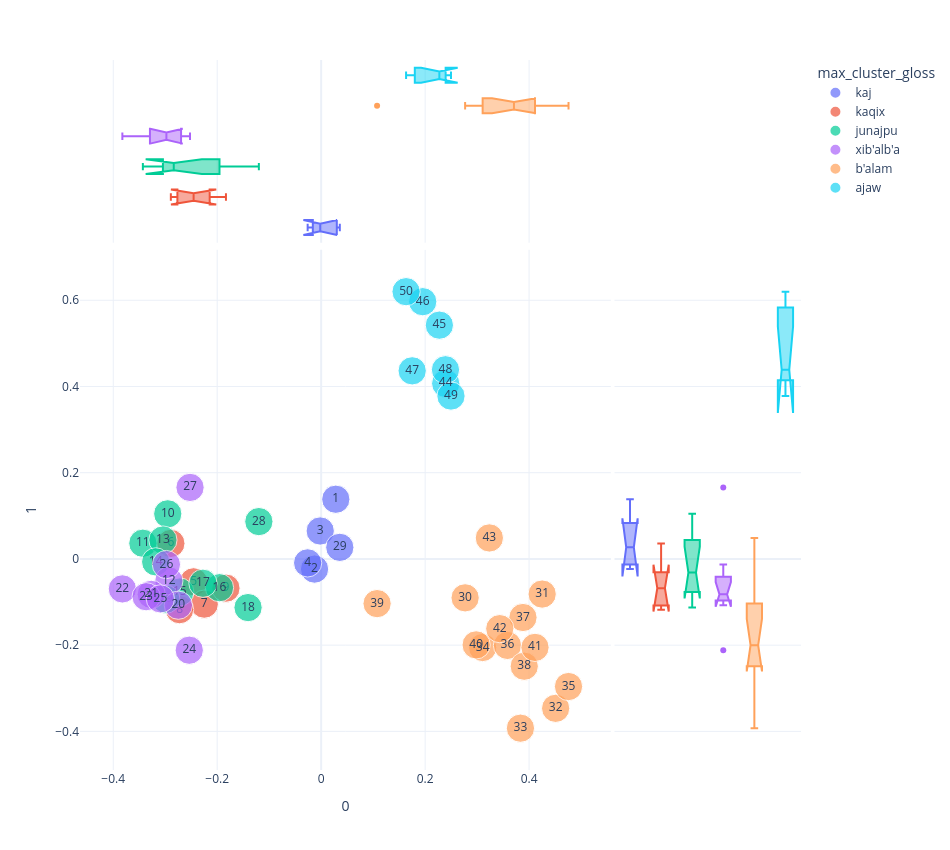
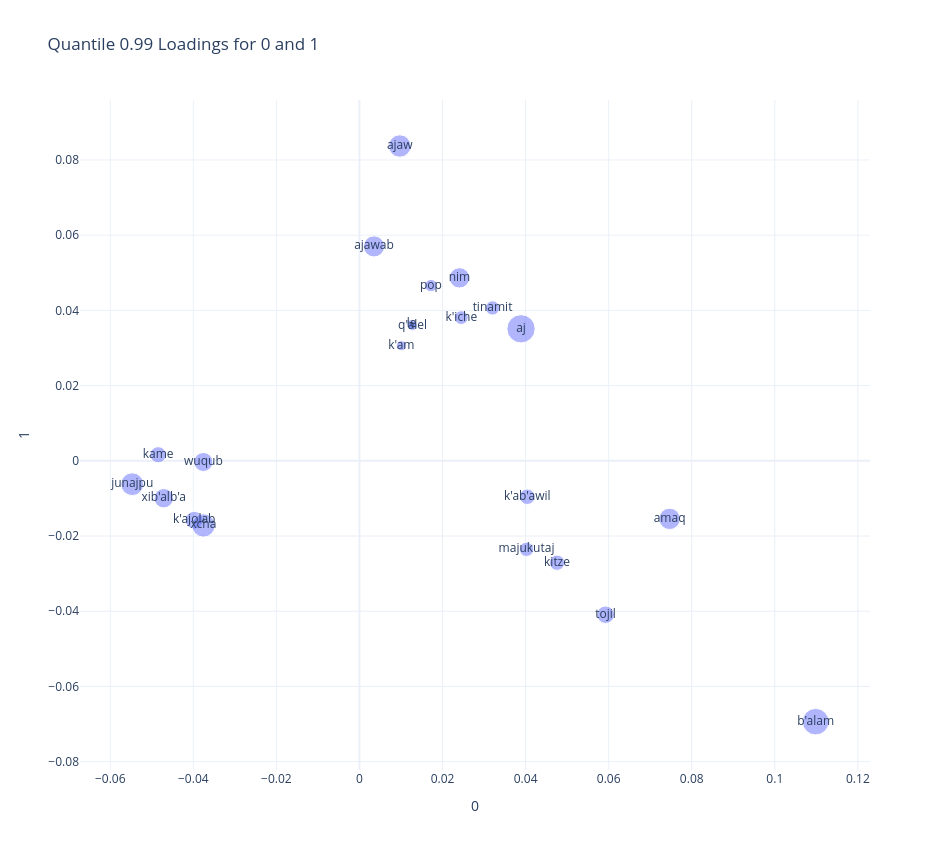

The notebook cell these images were saved under, in order:
### Code cell
plot_pca(0,1)

### Figure 1 — Plotly figure (JSON) as saved in the notebook; plotly's stock layout.template omitted (floating-point values rounded to 4 significant figures)
{"data": [{"hovertemplate": "max_cluster_gloss=kaj<br>0=%{x}<br>1=%{y}<br>size=%{marker.size}<br>chunk_id=%{text}<extra></extra>", "legendgroup": "kaj", "marker": {"color": "#636efa", "size": [1, 1, 1, 1, 1], "sizemode": "area", "sizeref": 0.0025, "symbol": "circle"}, "mode": "markers+text", "name": "kaj", "orientation": "v", "showlegend": true, "text": [1, 2, 3, 4, 29], "type": "scatter", "x": [0.02817, -0.01274, -0.001832, -0.026, 0.03586], "xaxis": "x", "y": [0.1385, -0.02353, 0.06485, -0.009164, 0.02686], "yaxis": "y"}, {"alignmentgroup": "True", "hovertemplate": "max_cluster_gloss=kaj<br>0=%{x}<extra></extra>", "legendgroup": "kaj", "marker": {"color": "#636efa", "symbol": "circle"}, "name": "kaj", "notched": true, "offsetgroup": "kaj", "showlegend": false, "type": "box", "x": [0.02817, -0.01274, -0.001832, -0.026, 0.03586], "xaxis": "x3", "yaxis": "y3"}, {"alignmentgroup": "True", "hovertemplate": "max_cluster_gloss=kaj<br>1=%{y}<extra></extra>", "legendgroup": "kaj", "marker": {"color": "#636efa", "symbol": "circle"}, "name": "kaj", "notched": true, "offsetgroup": "kaj", "showlegend": false, "type": "box", "xaxis": "x2", "y": [0.1385, -0.02353, 0.06485, -0.009164, 0.02686], "yaxis": "y2"}, {"hovertemplate": "max_cluster_gloss=kaqix<br>0=%{x}<br>1=%{y}<br>size=%{marker.size}<br>chunk_id=%{text}<extra></extra>", "legendgroup": "kaqix", "marker": {"color": "#EF553B", "size": [1, 1, 1, 1, 1], "sizemode": "area", "sizeref": 0.0025, "symbol": "circle"}, "mode": "markers+text", "name": "kaqix", "orientation": "v", "showlegend": true, "text": [5, 6, 7, 8, 9], "type": "scatter", "x": [-0.2454, -0.2892, -0.225, -0.2724, -0.1832], "xaxis": "x", "y": [-0.05305, 0.03597, -0.1048, -0.1177, -0.06773], "yaxis": "y"}, {"alignmentgroup": "True", "hovertemplate": "max_cluster_gloss=kaqix<br>0=%{x}<extra></extra>", "legendgroup": "kaqix", "marker": {"color": "#EF553B", "symbol": "circle"}, "name": "kaqix", "notched": true, "offsetgroup": "kaqix", "showlegend": false, "type": "box", "x": [-0.2454, -0.2892, -0.225, -0.2724, -0.1832], "xaxis": "x3", "yaxis": "y3"}, {"alignmentgroup": "True", "hovertemplate": "max_cluster_gloss=kaqix<br>1=%{y}<extra></extra>", "legendgroup": "kaqix", "marker": {"color": "#EF553B", "symbol": "circle"}, "name": "kaqix", "notched": true, "offsetgroup": "kaqix", "showlegend": false, "type": "box", "xaxis": "x2", "y": [-0.05305, 0.03597, -0.1048, -0.1177, -0.06773], "yaxis": "y2"}, {"hovertemplate": "max_cluster_gloss=junajpu<br>0=%{x}<br>1=%{y}<br>size=%{marker.size}<br>chunk_id=%{text}<extra></extra>", "legendgroup": "junajpu", "marker": {"color": "#00cc96", "size": [1, 1, 1, 1, 1, 1, 1, 1, 1, 1], "sizemode": "area", "sizeref": 0.0025, "symbol": "circle"}, "mode": "markers+text", "name": "junajpu", "orientation": "v", "showlegend": true, "text": [10, 11, 13, 14, 15, 16, 17, 18, 19, 28], "type": "scatter", "x": [-0.2952, -0.343, -0.3044, -0.3184, -0.272, -0.1956, -0.2274, -0.1407, -0.2987, -0.1199], "xaxis": "x", "y": [0.1046, 0.03641, 0.04387, -0.006809, -0.0767, -0.06661, -0.05642, -0.1128, -0.09348, 0.08663], "yaxis": "y"}, {"alignmentgroup": "True", "hovertemplate": "max_cluster_gloss=junajpu<br>0=%{x}<extra></extra>", "legendgroup": "junajpu", "marker": {"color": "#00cc96", "symbol": "circle"}, "name": "junajpu", "notched": true, "offsetgroup": "junajpu", "showlegend": false, "type": "box", "x": [-0.2952, -0.343, -0.3044, -0.3184, -0.272, -0.1956, -0.2274, -0.1407, -0.2987, -0.1199], "xaxis": "x3", "yaxis": "y3"}, {"alignmentgroup": "True", "hovertemplate": "max_cluster_gloss=junajpu<br>1=%{y}<extra></extra>", "legendgroup": "junajpu", "marker": {"color": "#00cc96", "symbol": "circle"}, "name": "junajpu", "notched": true, "offsetgroup": "junajpu", "showlegend": false, "type": "box", "xaxis": "x2", "y": [0.1046, 0.03641, 0.04387, -0.006809, -0.0767, -0.06661, -0.05642, -0.1128, -0.09348, 0.08663], "yaxis": "y2"}, {"hovertemplate": "max_cluster_gloss=xib'alb'a<br>0=%{x}<br>1=%{y}<br>size=%{marker.size}<br>chunk_id=%{text}<extra></extra>", "legendgroup": "xib'alb'a", "marker": {"color": "#ab63fa", "size": [1, 1, 1, 1, 1, 1, 1, 1, 1], "sizemode": "area", "sizeref": 0.0025, "symbol": "circle"}, "mode": "markers+text", "name": "xib'alb'a", "orientation": "v", "showlegend": true, "text": [12, 20, 21, 22, 23, 24, 25, 26, 27], "type": "scatter", "x": [-0.2931, -0.2748, -0.3269, -0.3825, -0.3368, -0.2538, -0.3093, -0.2977, -0.2523], "xaxis": "x", "y": [-0.05108, -0.1073, -0.08218, -0.06948, -0.08766, -0.2117, -0.09263, -0.01303, 0.1659], "yaxis": "y"}, {"alignmentgroup": "True", "hovertemplate": "max_cluster_gloss=xib'alb'a<br>0=%{x}<extra></extra>", "legendgroup": "xib'alb'a", "marker": {"color": "#ab63fa", "symbol": "circle"}, "name": "xib'alb'a", "notched": true, "offsetgroup": "xib'alb'a", "showlegend": false, "type": "box", "x": [-0.2931, -0.2748, -0.3269, -0.3825, -0.3368, -0.2538, -0.3093, -0.2977, -0.2523], "xaxis": "x3", "yaxis": "y3"}, {"alignmentgroup": "True", "hovertemplate": "max_cluster_gloss=xib'alb'a<br>1=%{y}<extra></extra>", "legendgroup": "xib'alb'a", "marker": {"color": "#ab63fa", "symbol": "circle"}, "name": "xib'alb'a", "notched": true, "offsetgroup": "xib'alb'a", "showlegend": false, "type": "box", "xaxis": "x2", "y": [-0.05108, -0.1073, -0.08218, -0.06948, -0.08766, -0.2117, -0.09263, -0.01303, 0.1659], "yaxis": "y2"}, {"hovertemplate": "max_cluster_gloss=b'alam<br>0=%{x}<br>1=%{y}<br>size=%{marker.size}<br>chunk_id=%{text}<extra></extra>", "legendgroup": "b'alam", "marker": {"color": "#FFA15A", "size": [1, 1, 1, 1, 1, 1, 1, 1, 1, 1, 1, 1, 1, 1], "sizemode": "area", "sizeref": 0.0025, "symbol": "circle"}, "mode": "markers+text", "name": "b'alam", "orientation": "v", "showlegend": true, "text": [30, 31, 32, 33, 34, 35, 36, 37, 38, 39, 40, 41, 42, 43], "type": "scatter", "x": [0.2769, 0.4252, 0.4511, 0.3834, 0.3106, 0.4759, 0.3584, 0.3882, 0.3907, 0.1076, 0.2981, 0.4114, 0.3436, 0.3236], "xaxis": "x", "y": [-0.09023, -0.08146, -0.3465, -0.3925, -0.2055, -0.2959, -0.2006, -0.1359, -0.2488, -0.1036, -0.1993, -0.2052, -0.1617, 0.0487], "yaxis": "y"}, {"alignmentgroup": "True", "hovertemplate": "max_cluster_gloss=b'alam<br>0=%{x}<extra></extra>", "legendgroup": "b'alam", "marker": {"color": "#FFA15A", "symbol": "circle"}, "name": "b'alam", "notched": true, "offsetgroup": "b'alam", "showlegend": false, "type": "box", "x": [0.2769, 0.4252, 0.4511, 0.3834, 0.3106, 0.4759, 0.3584, 0.3882, 0.3907, 0.1076, 0.2981, 0.4114, 0.3436, 0.3236], "xaxis": "x3", "yaxis": "y3"}, {"alignmentgroup": "True", "hovertemplate": "max_cluster_gloss=b'alam<br>1=%{y}<extra></extra>", "legendgroup": "b'alam", "marker": {"color": "#FFA15A", "symbol": "circle"}, "name": "b'alam", "notched": true, "offsetgroup": "b'alam", "showlegend": false, "type": "box", "xaxis": "x2", "y": [-0.09023, -0.08146, -0.3465, -0.3925, -0.2055, -0.2959, -0.2006, -0.1359, -0.2488, -0.1036, -0.1993, -0.2052, -0.1617, 0.0487], "yaxis": "y2"}, {"hovertemplate": "max_cluster_gloss=ajaw<br>0=%{x}<br>1=%{y}<br>size=%{marker.size}<br>chunk_id=%{text}<extra></extra>", "legendgroup": "ajaw", "marker": {"color": "#19d3f3", "size": [1, 1, 1, 1, 1, 1, 1], "sizemode": "area", "sizeref": 0.0025, "symbol": "circle"}, "mode": "markers+text", "name": "ajaw", "orientation": "v", "showlegend": true, "text": [44, 45, 46, 47, 48, 49, 50], "type": "scatter", "x": [0.2396, 0.2274, 0.1954, 0.1751, 0.2391, 0.2497, 0.1634], "xaxis": "x", "y": [0.4069, 0.5423, 0.5967, 0.4363, 0.4388, 0.3778, 0.6199], "yaxis": "y"}, {"alignmentgroup": "True", "hovertemplate": "max_cluster_gloss=ajaw<br>0=%{x}<extra></extra>", "legendgroup": "ajaw", "marker": {"color": "#19d3f3", "symbol": "circle"}, "name": "ajaw", "notched": true, "offsetgroup": "ajaw", "showlegend": false, "type": "box", "x": [0.2396, 0.2274, 0.1954, 0.1751, 0.2391, 0.2497, 0.1634], "xaxis": "x3", "yaxis": "y3"}, {"alignmentgroup": "True", "hovertemplate": "max_cluster_gloss=ajaw<br>1=%{y}<extra></extra>", "legendgroup": "ajaw", "marker": {"color": "#19d3f3", "symbol": "circle"}, "name": "ajaw", "notched": true, "offsetgroup": "ajaw", "showlegend": false, "type": "box", "xaxis": "x2", "y": [0.4069, 0.5423, 0.5967, 0.4363, 0.4388, 0.3778, 0.6199], "yaxis": "y2"}], "layout": {"height": 850, "legend": {"itemsizing": "constant", "title": {"text": "max_cluster_gloss"}, "tracegroupgap": 0}, "margin": {"t": 60}, "width": 950, "xaxis": {"anchor": "y", "autorange": true, "domain": [0, 0.7363], "range": [-0.4647, 0.5581], "title": {"text": "0"}, "type": "linear"}, "xaxis2": {"anchor": "y2", "autorange": true, "domain": [0.7413, 1], "matches": "x2", "range": [-0.5, 5.5], "showgrid": false, "showline": false, "showticklabels": false, "ticks": "", "type": "category"}, "xaxis3": {"anchor": "y3", "autorange": true, "domain": [0, 0.7363], "matches": "x", "range": [-0.4647, 0.5581], "showgrid": true, "showticklabels": false, "type": "linear"}, "xaxis4": {"anchor": "y4", "domain": [0.7413, 1], "matches": "x2", "showgrid": false, "showline": false, "showticklabels": false, "ticks": ""}, "yaxis": {"anchor": "x", "autorange": true, "domain": [0, 0.7326], "range": [-0.4895, 0.7169], "title": {"text": "1"}, "type": "linear"}, "yaxis2": {"anchor": "x2", "autorange": true, "domain": [0, 0.7326], "matches": "y", "range": [-0.4895, 0.7169], "showgrid": true, "showticklabels": false, "type": "linear"}, "yaxis3": {"anchor": "x3", "autorange": true, "domain": [0.7426, 1], "matches": "y3", "range": [-0.5, 5.5], "showgrid": false, "showline": false, "showticklabels": false, "ticks": "", "type": "category"}, "yaxis4": {"anchor": "x4", "domain": [0.7426, 1], "matches": "y3", "showgrid": true, "showline": false, "showticklabels": false, "ticks": ""}}}

### Figure 2 — Plotly figure (JSON) as saved in the notebook; plotly's stock layout.template omitted (floating-point values rounded to 4 significant figures)
{"data": [{"hovertemplate": "0=%{x}<br>1=%{y}<br>n=%{marker.size}<br>text=%{text}<extra></extra>", "legendgroup": "", "marker": {"color": "#636efa", "opacity": 0.5, "size": [219, 125, 193, 142, 66, 87, 72, 64, 56, 84, 99, 148, 103, 137, 122, 27, 52, 25, 114, 42, 24, 56], "sizemode": "area", "sizeref": 0.5475, "symbol": "circle"}, "mode": "markers+text", "name": "", "orientation": "v", "showlegend": false, "text": ["aj", "amaq", "b'alam", "junajpu", "k'ab'awil", "k'ajolab", "kame", "kitze", "majukutaj", "tojil", "wuqub", "xcha", "xib'alb'a", "ajaw", "ajawab", "k'am", "k'iche", "le", "nim", "pop", "q'alel", "tinamit"], "type": "scatter", "x": [0.0389, 0.07468, 0.1098, -0.05471, 0.04039, -0.03979, -0.04847, 0.04757, 0.04022, 0.05926, -0.03757, -0.03756, -0.04713, 0.009708, 0.003501, 0.01009, 0.02452, 0.01256, 0.02408, 0.0172, 0.0128, 0.03203], "xaxis": "x", "y": [0.0351, -0.01544, -0.06935, -0.006212, -0.009546, -0.01581, 0.001618, -0.02709, -0.02353, -0.04092, -0.0003004, -0.01718, -0.009946, 0.0837, 0.05701, 0.03061, 0.03809, 0.03631, 0.04864, 0.04659, 0.03591, 0.04065], "yaxis": "y"}], "layout": {"height": 850, "legend": {"itemsizing": "constant", "tracegroupgap": 0}, "title": {"text": "Quantile 0.99 Loadings for 0 and 1"}, "width": 950, "xaxis": {"anchor": "y", "autorange": true, "domain": [0, 1], "range": [-0.06728, 0.1229], "title": {"text": "0"}, "type": "linear"}, "yaxis": {"anchor": "x", "autorange": true, "domain": [0, 1], "range": [-0.0822, 0.09594], "title": {"text": "1"}, "type": "linear"}}}
